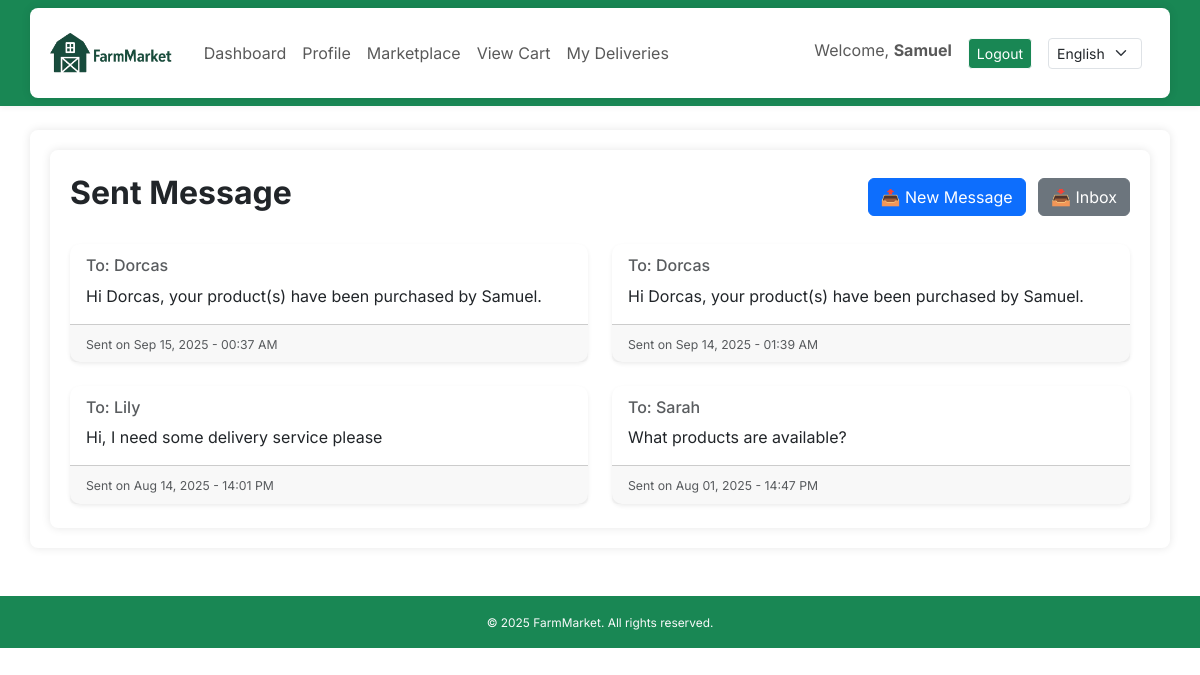
The app's page /messages_list/sent/ (signed in) with its own data.
### core/models.py (models this page shows, shortened)
class Message(models.Model):
    sender = models.ForeignKey(User, related_name='sent_messages', on_delete=models.CASCADE)
    recipient = models.ForeignKey(User, related_name='received_messages', on_delete=models.CASCADE)
    subject = models.CharField(max_length=255, default="No Subject")
    body = models.TextField()
    timestamp = models.DateTimeField(auto_now_add=True)
    is_read = models.BooleanField(default=False)
    class Meta:
        ordering = ['-timestamp']

### core/views.py (the view)
# urls.py: path('messages_list/sent/', views.sent_message_view, name='sent_messages'),
@login_required
def sent_message_view(request):
    sent_messages = Message.objects.filter(sender=request.user).order_by('-timestamp')
    return render(request, 'core/sent_message.html', {'messages_list': sent_messages})

### core/context_processors.py (called while the page is built)
def language_code(request):
    return {
        'LANGUAGE_CODE': translation.get_language()
    }

### core/templates/core/sent_message.html
{% extends 'core/base.html' %}
{% load i18n %}
{% block content %}
<div class="container py-4">
    <div class="d-flex justify-content-between align-items-center mb-4">
        <h2 class="fw-bold">{% trans "Sent Message" %}</h2>
        <div>
            <a href="{% url 'send_message' %}" class="btn btn-primary me-2">📤 {% trans "New Message" %}</a>
            <a href="{% url 'inbox' %}" class="btn btn-secondary">📥 {% trans "Inbox" %}</a>
        </div>
    </div>
    {% if messages_list %}
        <div class="row row-cols-1 row-cols-md-2 g-4">
            {% for msg in messages_list %}
                <div class="col">
                    <div class="card shadow-sm h-100">
                        <div class="card-body">
                            <h6 class="card-subtitle mb-2 text-muted">To: {{ msg.recipient.username }}</h6>
                            <p class="card-text">{{ msg.body }}</p>
                        </div>
                        <div class="card-footer text-muted small">
                            <small>Sent on {{ msg.timestamp|date:"M d, Y - H:i A" }}</small>
                        </div>
                    </div>
                </div>
            {% endfor %}
        </div>
    {% else %}
        <div class="alert alert-info" role="alert">
            {% trans "You have not sent any messages yet." %}
        </div>
    {% endif %}
</div>
{% endblock %}

### core/templates/core/base.html (shortened to what this page needs)
{% load static %}
{% load i18n %}
<!DOCTYPE html>
<html lang="en">
<head>
  <link href="https://cdn.jsdelivr.net/npm/bootstrap@5.3.0/dist/css/bootstrap.min.css" rel="stylesheet" />
  <link rel="stylesheet" href="https://cdn.jsdelivr.net/npm/bootstrap-icons@1.11.3/font/bootstrap-icons.css">
  <link rel="stylesheet" href="{% static 'core/styles.css' %}" />
</head>
<body>
<header>
<nav class="navbar navbar-expand-lg custom-green">
    <div class="container">
        <a class="navbar-brand d-flex align-items-center" href="{% url 'home' %}">
            <img src="{% static 'core/images/logo.png' %}" alt="Logo" height="40" class="me-2">
        </a>
        <div class="collapse navbar-collapse" id="navbarNav">
            <ul class="navbar-nav me-auto">
                {% if user.is_authenticated %}
                    {% if user.profile.role == 'logistics' %}
                        <li class="nav-item"><a class="nav-link" href="{% url 'logistics_dashboard' %}">{% trans "Dashboard" %}</a></li>
                        <li class="nav-item"><a class="nav-link" href="{% url 'profile' %}">{% trans "Profile" %}</a></li>
                        <li class="nav-item"><a class="nav-link" href="{% url 'my_deliveries' %}">{% trans "My Deliveries" %}</a></li>
                        <li class="nav-item"><a class="nav-link" href="{% url 'pending_deliveries' %}">{% trans "Pending Deliveries" %}</a></li>
                    {% elif user.profile.role == 'buyer' %}
                        <li class="nav-item"><a class="nav-link" href="{% url 'buyer_dashboard' %}">{% trans "Dashboard" %}</a></li>
                        <li class="nav-item"><a class="nav-link" href="{% url 'profile' %}">{% trans "Profile" %}</a></li>
                        <li class="nav-item"><a class="nav-link" href="{% url 'product_list' %}">{% trans "Marketplace" %}</a></li>
                        <li class="nav-item"><a class="nav-link" href="{% url 'view_cart' %}">{% trans "View Cart" %}</a></li>
                        <li class="nav-item"><a class="nav-link" href="{% url 'my_deliveries' %}">{% trans "My Deliveries" %}</a></li>
                    {% else %}
                        <li class="nav-item"><a class="nav-link" href="{% url 'home' %}">{% trans "Home" %}</a></li>
                    {% endif %}
                {% else %}
                    <li class="nav-item"><a class="nav-link" href="{% url 'login' %}">{% trans "Login" %}</a></li>
                    <li class="nav-item"><a class="nav-link" href="{% url 'register' %}">{% trans "Register" %}</a></li>
                {% endif %}
            </ul>
            {% if user.is_authenticated %}
                <ul class="navbar-nav">
                    <li class="nav-item me-3">
                        <span class="navbar-text">
                            {% trans "Welcome" %}, <strong>{{ user.username }}</strong>
                        </span>
                    </li>
                    <li class="nav-item">
                        <a class="btn btn-success btn-sm border-light" href="{% url 'logout' %}">{% trans "Logout" %}</a>
                    </li>
                </ul>
            {% endif %}
            <form action="{% url 'set_language' %}" method="post" class="d-flex align-items-center ms-3">
                <select name="language" class="form-select form-select-sm me-2" onchange="this.form.submit()">
                    <option value="en" {% if LANGUAGE_CODE == 'en' %}selected{% endif %}>English</option>
                </select>
            </form>
        </div>
    </div>
</nav>
</header>
  <main class="container mt-4">
    {% block content %}{% endblock %}
  </main>
  <footer class="text-center mt-5 mb-3 text-light custom-green p-3">
    <small>&copy; 2025 FarmMarket. {% trans "All rights reserved." %}</small>
</footer>
</body>
</html>

### static/core/styles.css (style rules this page uses)
body { background-color: white; font-family: 'Inter', sans-serif; }
.custom-green { background-color: #198754; }
.navbar-brand { font-weight: bold; color: #2c3e50 !important; }
.navbar { box-shadow: 0 2px 6px rgba(0,0,0,0.05); }
.container { background-color: #fff; padding: 20px; border-radius: 8px; box-shadow: 0 0 10px rgba(0,0,0,0.1); }
.card { border: none; border-radius: 10px; transition: transform 0.2s ease-in-out; }
footer.custom-green { font-size: 0.85rem; color: #fff; }

### records on screen
Message: recipient.username "Dorcas", body "Hi Dorcas, your product(s) have been purchased by Samuel.", timestamp "Sep 15, 2025 - 00:37 AM"
Message: recipient.username "Dorcas", body "Hi Dorcas, your product(s) have been purchased by Samuel.", timestamp "Sep 14, 2025 - 01:39 AM"
Message: recipient.username "Lily", body "Hi, I need some delivery service please", timestamp "Aug 14, 2025 - 14:01 PM"
Message: recipient.username "Sarah", body "What products are available?", timestamp "Aug 01, 2025 - 14:47 PM"

### other values on screen
{{ user.username }} "Samuel"
